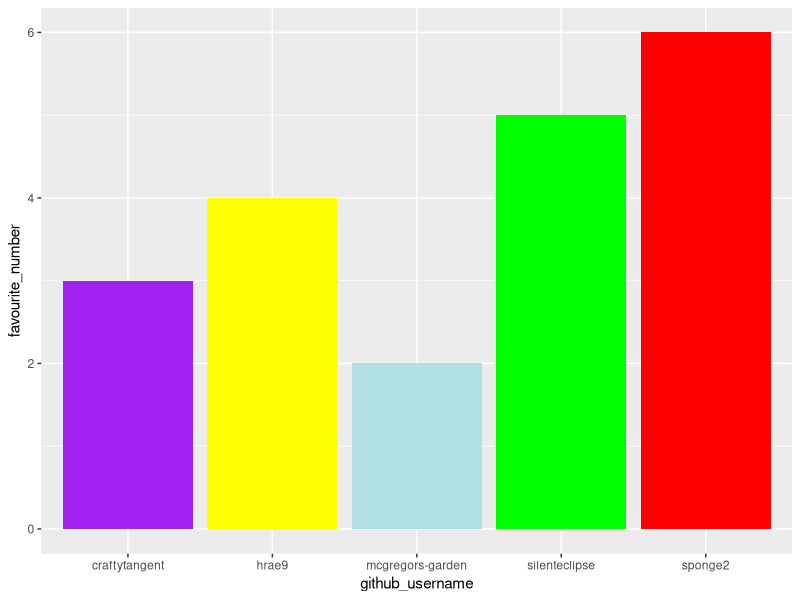

Here is the R script that generated this plot:
## ---- chunk 1
library(tidyverse) 
## ---- chunk 2
team_data <- tibble(
  name = c("Tim", "Sue", "Kate", 
           "Simon", "Sophie"),
  github_username = c("mcgregors-garden", "craftytangent", "hrae9", 
                      "silenteclipse", "sponge2"), 
  colour = c("powderblue", "purple", "yellow", 
             "green", "red"),
  hobby = c("Hopping", "gaming", "football", 
            "shopping", "cooking"),
  favourite_number = c(2, 3, 4, 5, 6)
  )

team_data
## ---- chunk 3
p1 <- ggplot(data = team_data, 
             mapping = aes(x = github_username, 
                           y = favourite_number,
                           fill = colour), 
             ) +
   geom_col() +
   scale_fill_identity()
p1
